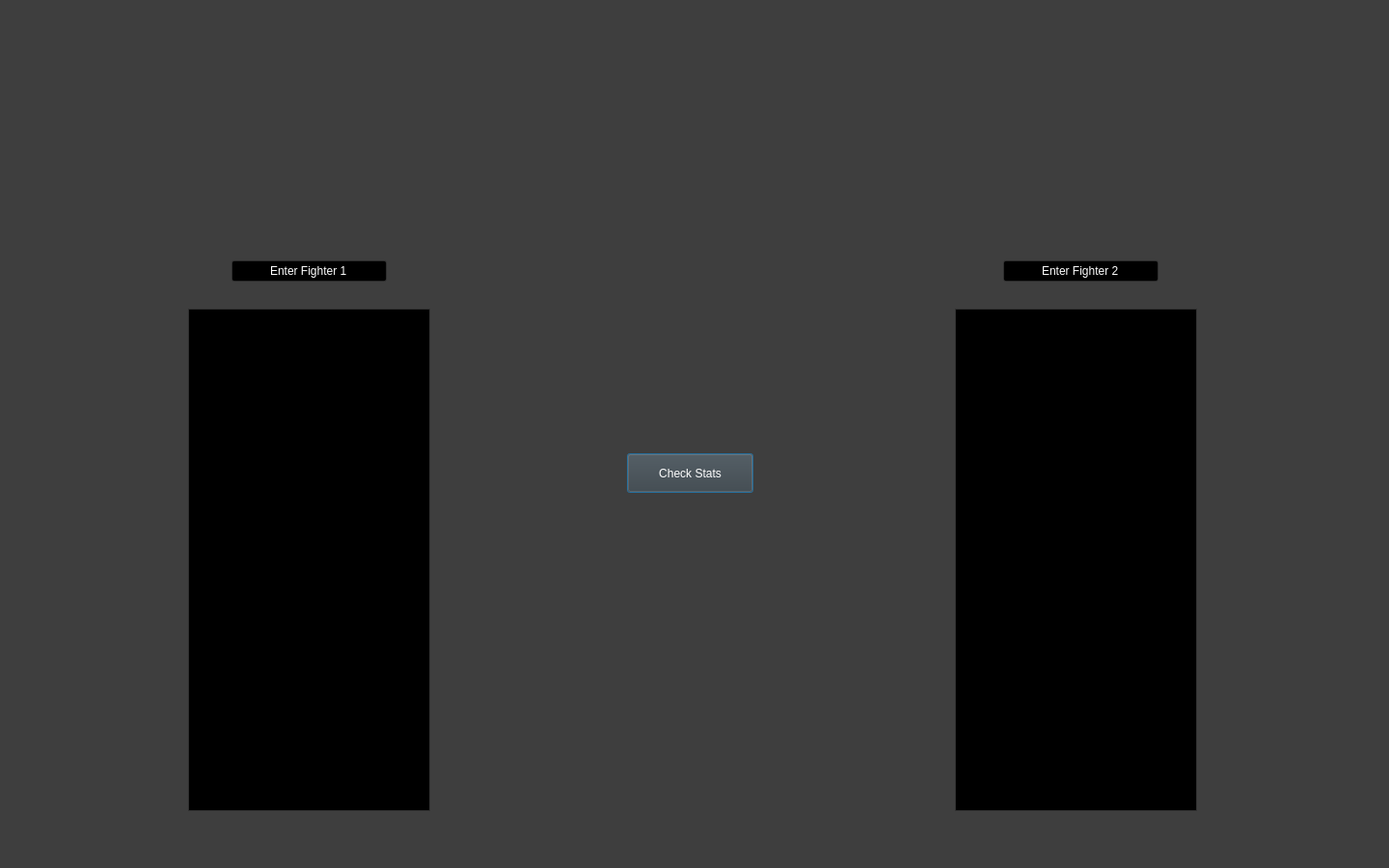
<?xml version="1.0" encoding="UTF-8"?>
<ui version="4.0">
 <class>SmashUI</class>
 <widget class="QDialog" name="SmashUI">
  <property name="geometry">
   <rect>
    <x>0</x>
    <y>0</y>
    <width>1440</width>
    <height>900</height>
   </rect>
  </property>
  <property name="palette">
   <palette>
    <active>
     <colorrole role="WindowText">
      <brush brushstyle="SolidPattern">
       <color alpha="255">
        <red>255</red>
        <green>255</green>
        <blue>255</blue>
       </color>
      </brush>
     </colorrole>
     <colorrole role="Button">
      <brush brushstyle="SolidPattern">
       <color alpha="255">
        <red>62</red>
        <green>62</green>
        <blue>62</blue>
       </color>
      </brush>
     </colorrole>
     <colorrole role="Light">
      <brush brushstyle="SolidPattern">
       <color alpha="255">
        <red>94</red>
        <green>94</green>
        <blue>94</blue>
       </color>
      </brush>
     </colorrole>
     <colorrole role="Midlight">
      <brush brushstyle="SolidPattern">
       <color alpha="255">
        <red>78</red>
        <green>78</green>
        <blue>78</blue>
       </color>
      </brush>
     </colorrole>
     <colorrole role="Dark">
      <brush brushstyle="SolidPattern">
       <color alpha="255">
        <red>31</red>
        <green>31</green>
        <blue>31</blue>
       </color>
      </brush>
     </colorrole>
     <colorrole role="Mid">
      <brush brushstyle="SolidPattern">
       <color alpha="255">
        <red>42</red>
        <green>42</green>
        <blue>42</blue>
       </color>
      </brush>
     </colorrole>
     <colorrole role="Text">
      <brush brushstyle="SolidPattern">
       <color alpha="255">
        <red>255</red>
        <green>255</green>
        <blue>255</blue>
       </color>
      </brush>
     </colorrole>
     <colorrole role="BrightText">
      <brush brushstyle="SolidPattern">
       <color alpha="255">
        <red>255</red>
        <green>255</green>
        <blue>255</blue>
       </color>
      </brush>
     </colorrole>
     <colorrole role="ButtonText">
      <brush brushstyle="SolidPattern">
       <color alpha="255">
        <red>255</red>
        <green>255</green>
        <blue>255</blue>
       </color>
      </brush>
     </colorrole>
     <colorrole role="Base">
      <brush brushstyle="SolidPattern">
       <color alpha="255">
        <red>0</red>
        <green>0</green>
        <blue>0</blue>
       </color>
      </brush>
     </colorrole>
     <colorrole role="Window">
      <brush brushstyle="SolidPattern">
       <color alpha="255">
        <red>62</red>
        <green>62</green>
        <blue>62</blue>
       </color>
      </brush>
     </colorrole>
     <colorrole role="Shadow">
      <brush brushstyle="SolidPattern">
       <color alpha="255">
        <red>0</red>
        <green>0</green>
        <blue>0</blue>
       </color>
      </brush>
     </colorrole>
     <colorrole role="AlternateBase">
      <brush brushstyle="SolidPattern">
       <color alpha="255">
        <red>31</red>
        <green>31</green>
        <blue>31</blue>
       </color>
      </brush>
     </colorrole>
     <colorrole role="ToolTipBase">
      <brush brushstyle="SolidPattern">
       <color alpha="255">
        <red>255</red>
        <green>255</green>
        <blue>220</blue>
       </color>
      </brush>
     </colorrole>
     <colorrole role="ToolTipText">
      <brush brushstyle="SolidPattern">
       <color alpha="255">
        <red>0</red>
        <green>0</green>
        <blue>0</blue>
       </color>
      </brush>
     </colorrole>
     <colorrole role="PlaceholderText">
      <brush brushstyle="SolidPattern">
       <color alpha="128">
        <red>255</red>
        <green>255</green>
        <blue>255</blue>
       </color>
      </brush>
     </colorrole>
    </active>
    <inactive>
     <colorrole role="WindowText">
      <brush brushstyle="SolidPattern">
       <color alpha="255">
        <red>255</red>
        <green>255</green>
        <blue>255</blue>
       </color>
      </brush>
     </colorrole>
     <colorrole role="Button">
      <brush brushstyle="SolidPattern">
       <color alpha="255">
        <red>62</red>
        <green>62</green>
        <blue>62</blue>
       </color>
      </brush>
     </colorrole>
     <colorrole role="Light">
      <brush brushstyle="SolidPattern">
       <color alpha="255">
        <red>94</red>
        <green>94</green>
        <blue>94</blue>
       </color>
      </brush>
     </colorrole>
     <colorrole role="Midlight">
      <brush brushstyle="SolidPattern">
       <color alpha="255">
        <red>78</red>
        <green>78</green>
        <blue>78</blue>
       </color>
      </brush>
     </colorrole>
     <colorrole role="Dark">
      <brush brushstyle="SolidPattern">
       <color alpha="255">
        <red>31</red>
        <green>31</green>
        <blue>31</blue>
       </color>
      </brush>
     </colorrole>
     <colorrole role="Mid">
      <brush brushstyle="SolidPattern">
       <color alpha="255">
        <red>42</red>
        <green>42</green>
        <blue>42</blue>
       </color>
      </brush>
     </colorrole>
     <colorrole role="Text">
      <brush brushstyle="SolidPattern">
       <color alpha="255">
        <red>255</red>
        <green>255</green>
        <blue>255</blue>
       </color>
      </brush>
     </colorrole>
     <colorrole role="BrightText">
      <brush brushstyle="SolidPattern">
       <color alpha="255">
        <red>255</red>
        <green>255</green>
        <blue>255</blue>
       </color>
      </brush>
     </colorrole>
     <colorrole role="ButtonText">
      <brush brushstyle="SolidPattern">
       <color alpha="255">
        <red>255</red>
        <green>255</green>
        <blue>255</blue>
       </color>
      </brush>
     </colorrole>
     <colorrole role="Base">
      <brush brushstyle="SolidPattern">
       <color alpha="255">
        <red>0</red>
        <green>0</green>
        <blue>0</blue>
       </color>
      </brush>
     </colorrole>
     <colorrole role="Window">
      <brush brushstyle="SolidPattern">
       <color alpha="255">
        <red>62</red>
        <green>62</green>
        <blue>62</blue>
       </color>
      </brush>
     </colorrole>
     <colorrole role="Shadow">
      <brush brushstyle="SolidPattern">
       <color alpha="255">
        <red>0</red>
        <green>0</green>
        <blue>0</blue>
       </color>
      </brush>
     </colorrole>
     <colorrole role="AlternateBase">
      <brush brushstyle="SolidPattern">
       <color alpha="255">
        <red>31</red>
        <green>31</green>
        <blue>31</blue>
       </color>
      </brush>
     </colorrole>
     <colorrole role="ToolTipBase">
      <brush brushstyle="SolidPattern">
       <color alpha="255">
        <red>255</red>
        <green>255</green>
        <blue>220</blue>
       </color>
      </brush>
     </colorrole>
     <colorrole role="ToolTipText">
      <brush brushstyle="SolidPattern">
       <color alpha="255">
        <red>0</red>
        <green>0</green>
        <blue>0</blue>
       </color>
      </brush>
     </colorrole>
     <colorrole role="PlaceholderText">
      <brush brushstyle="SolidPattern">
       <color alpha="128">
        <red>255</red>
        <green>255</green>
        <blue>255</blue>
       </color>
      </brush>
     </colorrole>
    </inactive>
    <disabled>
     <colorrole role="WindowText">
      <brush brushstyle="SolidPattern">
       <color alpha="255">
        <red>31</red>
        <green>31</green>
        <blue>31</blue>
       </color>
      </brush>
     </colorrole>
     <colorrole role="Button">
      <brush brushstyle="SolidPattern">
       <color alpha="255">
        <red>62</red>
        <green>62</green>
        <blue>62</blue>
       </color>
      </brush>
     </colorrole>
     <colorrole role="Light">
      <brush brushstyle="SolidPattern">
       <color alpha="255">
        <red>94</red>
        <green>94</green>
        <blue>94</blue>
       </color>
      </brush>
     </colorrole>
     <colorrole role="Midlight">
      <brush brushstyle="SolidPattern">
       <color alpha="255">
        <red>78</red>
        <green>78</green>
        <blue>78</blue>
       </color>
      </brush>
     </colorrole>
     <colorrole role="Dark">
      <brush brushstyle="SolidPattern">
       <color alpha="255">
        <red>31</red>
        <green>31</green>
        <blue>31</blue>
       </color>
      </brush>
     </colorrole>
     <colorrole role="Mid">
      <brush brushstyle="SolidPattern">
       <color alpha="255">
        <red>42</red>
        <green>42</green>
        <blue>42</blue>
       </color>
      </brush>
     </colorrole>
     <colorrole role="Text">
      <brush brushstyle="SolidPattern">
       <color alpha="255">
        <red>31</red>
        <green>31</green>
        <blue>31</blue>
       </color>
      </brush>
     </colorrole>
     <colorrole role="BrightText">
      <brush brushstyle="SolidPattern">
       <color alpha="255">
        <red>255</red>
        <green>255</green>
        <blue>255</blue>
       </color>
      </brush>
     </colorrole>
     <colorrole role="ButtonText">
      <brush brushstyle="SolidPattern">
       <color alpha="255">
        <red>31</red>
        <green>31</green>
        <blue>31</blue>
       </color>
      </brush>
     </colorrole>
     <colorrole role="Base">
      <brush brushstyle="SolidPattern">
       <color alpha="255">
        <red>62</red>
        <green>62</green>
        <blue>62</blue>
       </color>
      </brush>
     </colorrole>
     <colorrole role="Window">
      <brush brushstyle="SolidPattern">
       <color alpha="255">
        <red>62</red>
        <green>62</green>
        <blue>62</blue>
       </color>
      </brush>
     </colorrole>
     <colorrole role="Shadow">
      <brush brushstyle="SolidPattern">
       <color alpha="255">
        <red>0</red>
        <green>0</green>
        <blue>0</blue>
       </color>
      </brush>
     </colorrole>
     <colorrole role="AlternateBase">
      <brush brushstyle="SolidPattern">
       <color alpha="255">
        <red>62</red>
        <green>62</green>
        <blue>62</blue>
       </color>
      </brush>
     </colorrole>
     <colorrole role="ToolTipBase">
      <brush brushstyle="SolidPattern">
       <color alpha="255">
        <red>255</red>
        <green>255</green>
        <blue>220</blue>
       </color>
      </brush>
     </colorrole>
     <colorrole role="ToolTipText">
      <brush brushstyle="SolidPattern">
       <color alpha="255">
        <red>0</red>
        <green>0</green>
        <blue>0</blue>
       </color>
      </brush>
     </colorrole>
     <colorrole role="PlaceholderText">
      <brush brushstyle="SolidPattern">
       <color alpha="128">
        <red>255</red>
        <green>255</green>
        <blue>255</blue>
       </color>
      </brush>
     </colorrole>
    </disabled>
   </palette>
  </property>
  <property name="windowTitle">
   <string>Super Smash Bros</string>
  </property>
  <widget class="QLabel" name="image1">
   <property name="geometry">
    <rect>
     <x>1010</x>
     <y>30</y>
     <width>221</width>
     <height>231</height>
    </rect>
   </property>
   <property name="styleSheet">
    <string notr="true"/>
   </property>
   <property name="frameShape">
    <enum>QFrame::NoFrame</enum>
   </property>
   <property name="text">
    <string/>
   </property>
   <property name="pixmap">
    <pixmap>../../../../Downloads/main.png</pixmap>
   </property>
   <property name="scaledContents">
    <bool>true</bool>
   </property>
  </widget>
  <widget class="QLabel" name="image2">
   <property name="geometry">
    <rect>
     <x>210</x>
     <y>30</y>
     <width>221</width>
     <height>231</height>
    </rect>
   </property>
   <property name="frameShape">
    <enum>QFrame::NoFrame</enum>
   </property>
   <property name="text">
    <string/>
   </property>
  </widget>
  <widget class="QLineEdit" name="FighterTextBox1">
   <property name="geometry">
    <rect>
     <x>240</x>
     <y>270</y>
     <width>161</width>
     <height>22</height>
    </rect>
   </property>
   <property name="text">
    <string>Enter Fighter 1</string>
   </property>
   <property name="alignment">
    <set>Qt::AlignCenter</set>
   </property>
  </widget>
  <widget class="QLineEdit" name="FighterTextBox2">
   <property name="geometry">
    <rect>
     <x>1040</x>
     <y>270</y>
     <width>161</width>
     <height>22</height>
    </rect>
   </property>
   <property name="text">
    <string>Enter Fighter 2</string>
   </property>
   <property name="frame">
    <bool>true</bool>
   </property>
   <property name="alignment">
    <set>Qt::AlignCenter</set>
   </property>
  </widget>
  <widget class="QPushButton" name="CheckStatsButton">
   <property name="geometry">
    <rect>
     <x>650</x>
     <y>470</y>
     <width>131</width>
     <height>41</height>
    </rect>
   </property>
   <property name="text">
    <string>Check Stats</string>
   </property>
  </widget>
  <widget class="QTableView" name="tableView">
   <property name="geometry">
    <rect>
     <x>195</x>
     <y>320</y>
     <width>251</width>
     <height>521</height>
    </rect>
   </property>
   <property name="showGrid">
    <bool>true</bool>
   </property>
  </widget>
  <widget class="QTableView" name="tableView_2">
   <property name="geometry">
    <rect>
     <x>990</x>
     <y>320</y>
     <width>251</width>
     <height>521</height>
    </rect>
   </property>
   <property name="showGrid">
    <bool>true</bool>
   </property>
  </widget>
 </widget>
 <resources/>
 <connections/>
</ui>
